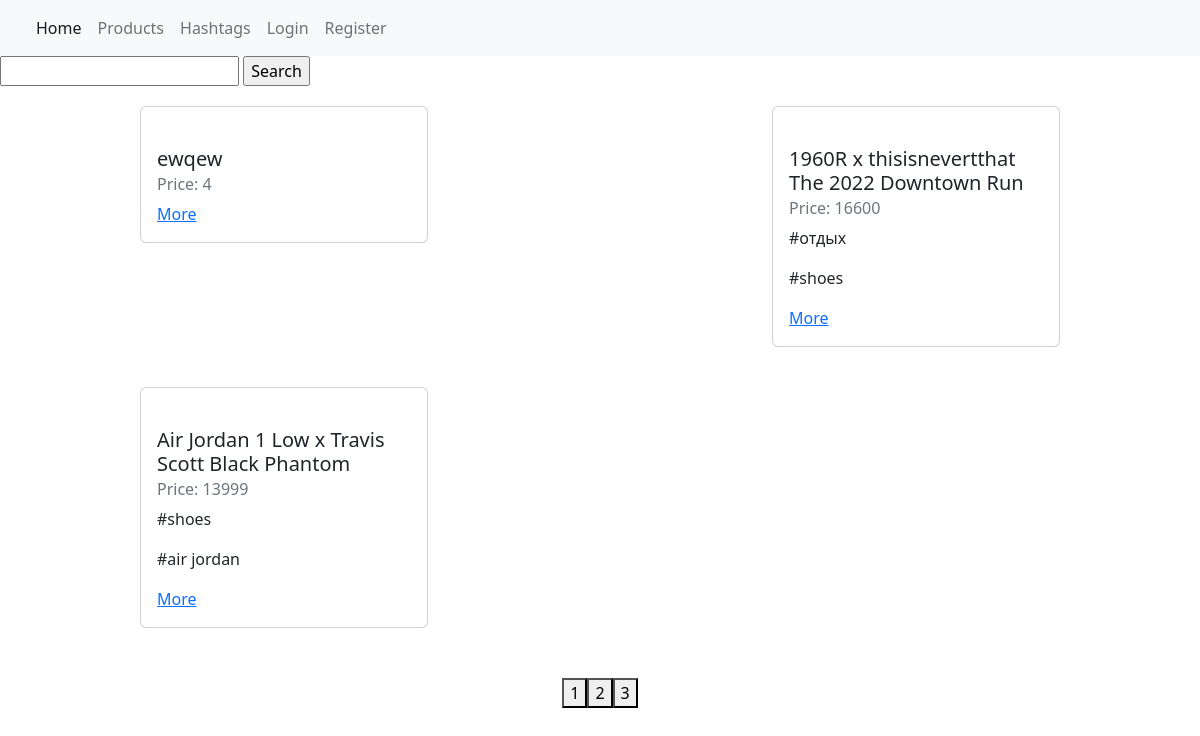
Screenshot of /products/ with the database file from the repository.
### products/models.py (models this page shows, shortened)
class Product(models.Model):
    image = models.ImageField(blank=True, null=True)
    title = models.CharField(max_length=255)
    description = models.TextField()
    price = models.IntegerField(default=0)
    create_date = models.DateField(auto_now_add=True)
    modified_date = models.DateField(auto_now=True)
    hashtags = models.ManyToManyField(Hashtag, blank=True)

class Hashtag(models.Model):
    title = models.CharField(max_length=55)

### products/views.py (the view)
# urls.py: path('products/', products_view),
def products_view(request):
    if request.method == "GET":
        products = Product.objects.all().order_by('-create_date')
        search = request.GET.get('search')
        page = int(request.GET.get('page', 1))
        if search:
            products = products.filter(title__contains=search) | products.filter(description__contains=search)
        max_page = products.__len__() / PAGINATION_LIMIT
        if round(max_page) < max_page:
            max_page = round(max_page) + 1
        else:
            max_page = round(max_page)
        products = products[PAGINATION_LIMIT * (page-1):PAGINATION_LIMIT * page]
        context = {
            'products': [
                {
                    'id': product.id,
                    'title': product.title,
                    'price': product.price,
                    'image': product.image,
                    'hashtags': product.hashtags.all()
                }
                for product in products
            ],
            'user': request.user,
            'pages': range(1, max_page+1)
        }
        return render(request, 'products/products.html', context=context)

### templates/products/products.html (shortened to what this page needs)
{% extends 'layouts/main.html' %}
{% load static %}
{% block head %}
    <link rel="stylesheet" href="{% static 'products.css' %}">
{% endblock %}
{% block content %}
    <form action="/products/" method="get">
        <input type="text" name="search">
        <input type="submit" value="Search">
    </form>
    <div class="product">
        {% for product in products %}
            <div class="product_block">
                <div class="card" style="width: 18rem;">
                    <div class="card-body">
                        <h5 class="card-title">{{ product.title }}</h5>
                        <h6 class="card-subtitle mb-2 text-muted">Price: {{ product.price }}</h6>
                        {% for hashtag in product.hashtags %}
                            <p>{{ hashtag.title }}</p>
                        {% endfor %}
                        <a href="/products/{{ product.id }}" class="card-link">More</a>
                    </div>
                </div>
            </div>
        {% endfor %}
    </div>
    <div class='pages'>
        {% for page in pages %}
            <a href="/products/?page={{ page }}">
                <button class="page_button">{{ page }}</button>
            </a>
        {% endfor %}
    </div>
{% endblock %}

### static/products.css (style rules this page uses)
.product { display: flex; justify-content: space-between; flex-wrap: wrap; width: 80%; margin-left: 10%; }
.product_block { transition: all 0.3s; margin: 20px; }
.pages { display: flex; justify-content: center; margin-top: 30px; }

### rows the page displays
Product: title "ewqew"
Product: title "1960R x thisisnevertthat The 2022 Downtown Run"
Hashtag: title "#отдых"
Hashtag: title "#shoes"
Product: title "Air Jordan 1 Low x Travis Scott Black Phantom"
Hashtag: title "#air jordan"

### other values shown
{{ product.price }} "4" "16600" "13999"
{{ page }} "1" "2" "3"
